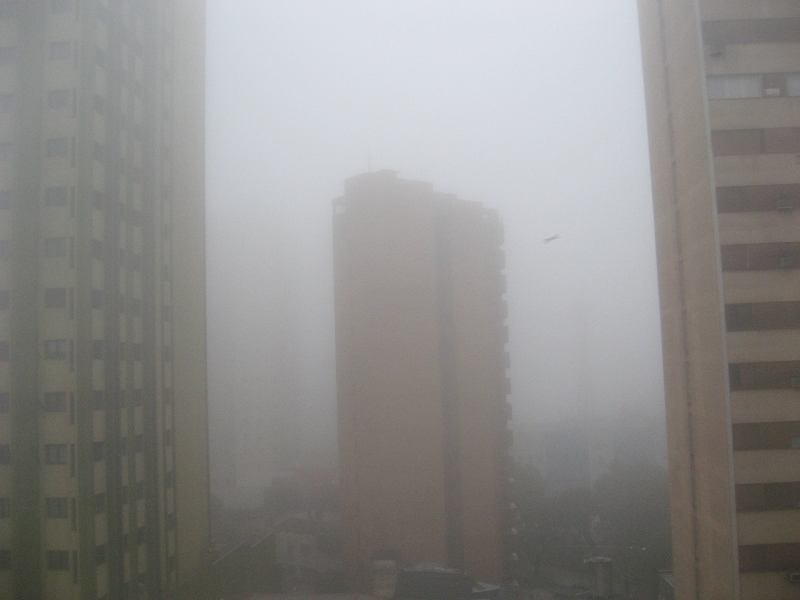
#> input picture Aula 4/fog-oceano/fog-001-800x600.jpg, 800 x 600 px
$ jupyter execute correcao.ipynb
#> lines starting #> are read from the running program, lines starting #| are printed output that depends on the picture
[cell 1]
import cv2
import numpy as np
import matplotlib.pyplot as plt

# Carregando as imagens
imgs = [
  cv2.imread('fog-oceano/fog-001-800x600.jpg'),
  cv2.imread('fog-oceano/fog-002-800x600.jpg'),
  cv2.imread('fog-oceano/fog-04.jpg'),
  cv2.imread('fog-oceano/fog9.jpg')
]
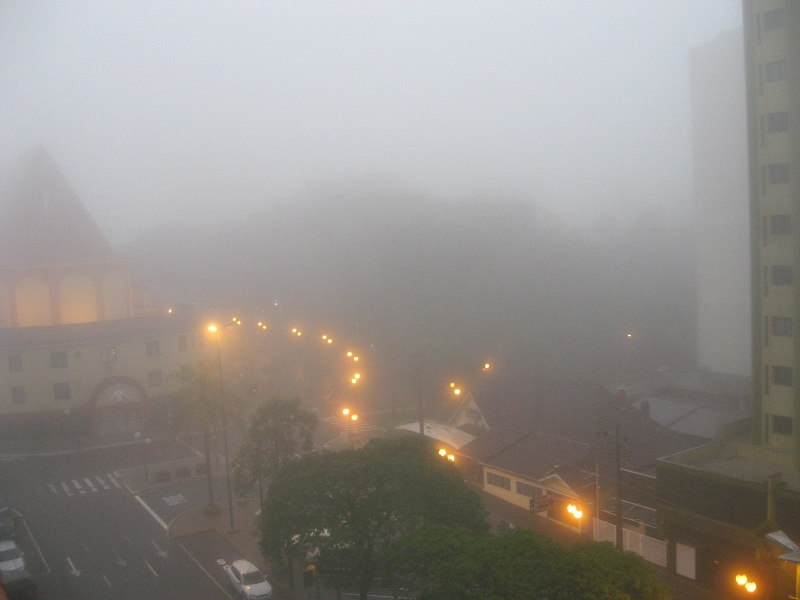
#> input picture Aula 4/fog-oceano/fog-002-800x600.jpg, 800 x 600 px
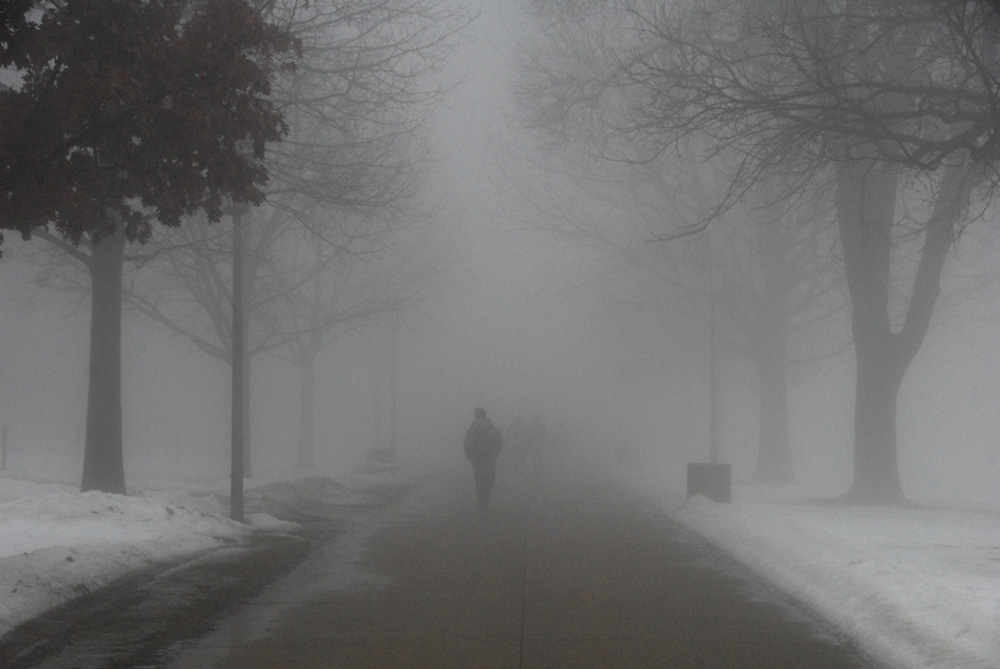
#> input picture Aula 4/fog-oceano/fog-04.jpg, 1000 x 669 px
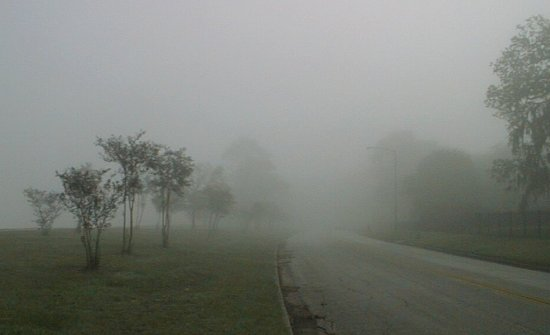
#> input picture Aula 4/fog-oceano/fog9.jpg, 550 x 335 px

# Realizando uma cópia
original = imgs.copy()
#> original = 4 items

# Para RGB
xp = [0, 64, 128, 192, 255]
fp = [0, 16, 128, 240, 255]
x = np.arange(256)
table = np.interp(x, xp, fp).astype('uint8')

for i in range(len(imgs)):
    imgs[i] = cv2.LUT(imgs[i], table)
#> this loop made 4 passes
#> after the loop, imgs = 4 items

# Para HSV
imgs_hsv = []

for i in imgs:
  rgb2hsv = cv2.cvtColor(i, cv2.COLOR_BGR2HSV)
  imgs_hsv.append(i)
#> after the loop, imgs_hsv = 4 items

for i in range(len(imgs_hsv)):
  imgs_hsv[i] = cv2.LUT(imgs_hsv[i], table)

# Exibição dos resultados

i = 0
j = 0

plt.figure(figsize=(7,10))
while i < 4:
  plt.subplot(4,3, 1 + j), plt.imshow(cv2.cvtColor(original[i], cv2.COLOR_BGR2RGB)), plt.title("Original"), plt.axis("off")
  plt.subplot(4,3, 1 + j + 1), plt.imshow(cv2.cvtColor(imgs[i], cv2.COLOR_BGR2RGB)), plt.title("RGB"), plt.axis("off")
  plt.subplot(4,3, 1 + j + 2), plt.imshow(cv2.cvtColor(imgs_hsv[i], cv2.COLOR_HSV2RGB)), plt.title("HSV"), plt.axis("off")
  i+=1
  j+=3

plt.show()
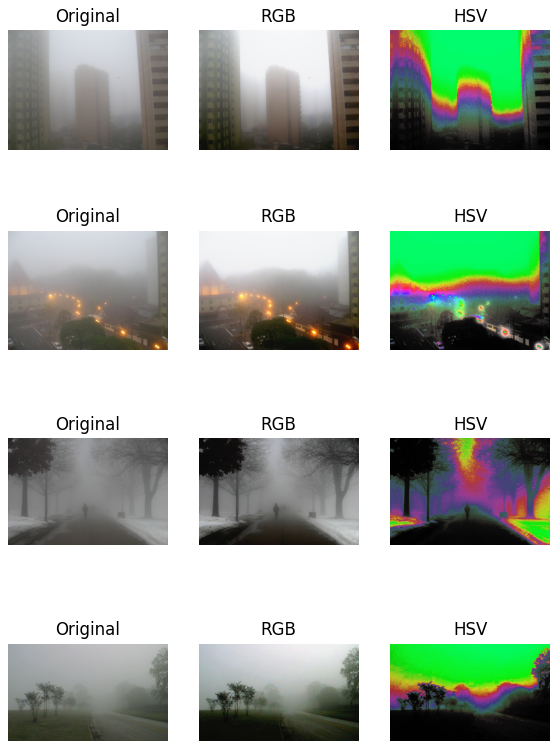
#> figure drawn by matplotlib, 12 panels
